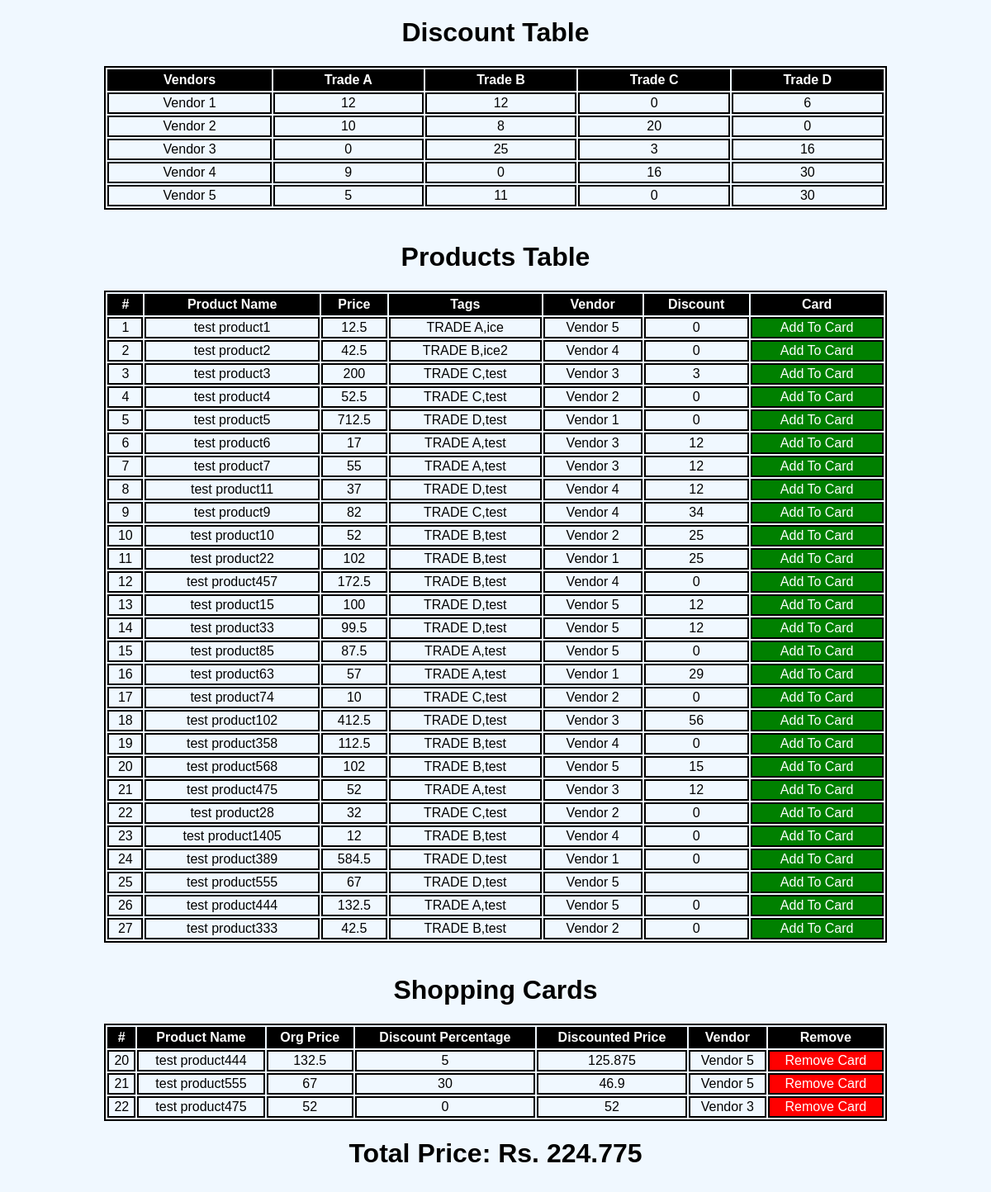
The page / on the database its author committed.
### tables this page shows
CREATE TABLE `discounts` (
  `discount_id` int(10) NOT NULL,
  `vendor` varchar(100) NOT NULL,
  `TRADE A` varchar(100) NOT NULL,
  `TRADE B` varchar(100) NOT NULL,
  `TRADE C` varchar(100) NOT NULL,
  `TRADE D` varchar(100) NOT NULL
);

CREATE TABLE `product` (
  `pid` int(10) NOT NULL,
  `id` int(12) NOT NULL,
  `name` varchar(100) NOT NULL,
  `price` varchar(200) NOT NULL,
  `tags` varchar(300) NOT NULL,
  `vendor` varchar(200) NOT NULL,
  `discount` varchar(100) NOT NULL
);

CREATE TABLE `cards` (
  `card_id` int(10) NOT NULL,
  `pid` varchar(100) NOT NULL,
  `pname` varchar(100) NOT NULL,
  `pprice` varchar(200) NOT NULL,
  `discountpercent` varchar(200) NOT NULL,
  `discountedprice` varchar(200) NOT NULL,
  `vendor` varchar(100) NOT NULL
);

### product.php (the view, shortened to what this page needs)
<table>
<tr>
    <th>#</th>
    <th>Product Name</th>
    <th>Price</th>
    <th>Tags</th>
    <th>Vendor</th>
    <th>Discount</th>
    <th>Card</th>
</tr>
<?php
$host="localhost";
$user="root";
$pass="";
$db="mytask";
$con=mysqli_connect($host,$user,$pass,$db);
$sql="SELECT * FROM PRODUCT";
$res=mysqli_query($con,$sql);
while($row=mysqli_fetch_assoc($res)){
    echo'
    <tr>
    <td>'.$row["id"].'</td>
    <td>'.$row["name"].'</td>
    <td>'.$row["price"].'</td>
    <td>'.$row["tags"].'</td>
    <td>'.$row["vendor"].'</td>
    <td>'.$row["discount"].'</td>
    <td  id="add"><a href="card.php?pid='.$row["id"].'"  id="add1">Add To Card</a></td>
    </tr>
    ';
}
?>
</table>

### index.php
<!DOCTYPE html>
<html>
<head>
<link rel="stylesheet" href="css/style.css">
</head>
<body>
        <h1>Discount Table</h1>
	<?php include("discount.php")  ?>
		<br />
        <h1>Products Table</h1>
        <?php include("product.php")  ?>
		<br />
        <h1>Shopping Cards</h1>
        <?php include("cardshow.php")  ?>
		<br />
</body>
</html>

### discount.php (shortened to what this page needs)
<table>
<tr>
    <th>Vendors</th>
    <th>Trade A</th>
    <th>Trade B</th>
    <th>Trade C</th>
    <th>Trade D</th>
</tr>
<?php
$host="localhost";
$user="root";
$pass="";
$db="mytask";
$con=mysqli_connect($host,$user,$pass,$db);
$sql="SELECT * FROM DISCOUNTS";
$res=mysqli_query($con,$sql);
while($row=mysqli_fetch_assoc($res)){
    echo'
    <tr>
    <td>'.$row["vendor"].'</td>
    <td>'.$row["TRADE A"].'</td>
    <td>'.$row["TRADE B"].'</td>
    <td>'.$row["TRADE C"].'</td>
    <td>'.$row["TRADE D"].'</td>
    </tr>
    ';
}
?>
</table>

### cardshow.php (shortened to what this page needs)
<table>
<tr>
    <th>#</th>
    <th>Product Name</th>
    <th>Org Price</th>
    <th>Discount Percentage</th>
    <th>Discounted Price</th>
    <th>Vendor</th>
    <th>Remove</th>
</tr>
<?php
$host="localhost";
$user="root";
$pass="";
$db="mytask";
$con=mysqli_connect($host,$user,$pass,$db);
$sql="SELECT * FROM Cards";
$res=mysqli_query($con,$sql);
while($row=mysqli_fetch_assoc($res)){
    echo'
    <tr>
    <td>'.$row["card_id"].'</td>
    <td>'.$row["pname"].'</td>
    <td>'.$row["pprice"].'</td>
    <td>'.$row["discountpercent"].'</td>
    <td>'.$row["discountedprice"].'</td>
    <td>'.$row["vendor"].'</td>
    <td id="remove"><a href="remove.php?cid='.$row["card_id"].'" id="remove1">Remove Card</a></td>
    </tr>
    ';
}
?>
</table>
<?php
$host="localhost";
$user="root";
$pass="";
$db="mytask";
$con=mysqli_connect($host,$user,$pass,$db);
$sql="SELECT SUM(discountedprice)  FROM Cards";
$res=mysqli_query($con,$sql);
while($row=mysqli_fetch_assoc($res)){
 $total=$row["SUM(discountedprice)"];
}
echo '<h1>Total Price: Rs. '.$total.'</h1>';
?>

### css/style.css (style rules this page uses)
* { font-family:'Lucida Sans', 'Lucida Sans Regular', 'Lucida Grande', 'Lucida Sans Unicode', Geneva, Verdana, sans-serif; background-color:aliceblue; }
h1 { text-align: center; font-weight: bold; }
table { text-align: center; margin-left: auto; margin-right: auto; width: 80%; }
th,tr,td { text-align: center; padding: 2px; }
th { background-color: black; color: white; }
table,th,tr,td { border: 2px solid black; }
#remove,#remove1 { background-color: red; color: white; padding: 1px; text-decoration: none; }
#add,#add1 { background-color: green; color: white; padding: 1px; text-decoration: none; }

### rows shown on the page
discounts: vendor "Vendor 1", TRADE A "12", TRADE B "12", TRADE C "0", TRADE D "6"
discounts: vendor "Vendor 2", TRADE A "10", TRADE B "8", TRADE C "20", TRADE D "0"
discounts: vendor "Vendor 3", TRADE A "0", TRADE B "25", TRADE C "3", TRADE D "16"
discounts: vendor "Vendor 4", TRADE A "9", TRADE B "0", TRADE C "16", TRADE D "30"
discounts: vendor "Vendor 5", TRADE A "5", TRADE B "11", TRADE C "0", TRADE D "30"
product: id "1", name "test product1", price "12.5", tags "TRADE A,ice", vendor "Vendor 5", discount "0"
product: id "2", name "test product2", price "42.5", tags "TRADE B,ice2", vendor "Vendor 4", discount "0"
product: id "3", name "test product3", price "200", tags "TRADE C,test", vendor "Vendor 3", discount "3"
product: id "4", name "test product4", price "52.5", tags "TRADE C,test", vendor "Vendor 2", discount "0"
product: id "5", name "test product5", price "712.5", tags "TRADE D,test", vendor "Vendor 1", discount "0"
product: id "6", name "test product6", price "17", tags "TRADE A,test", vendor "Vendor 3", discount "12"
product: id "7", name "test product7", price "55", tags "TRADE A,test", vendor "Vendor 3", discount "12"
product: id "8", name "test product11", price "37", tags "TRADE D,test", vendor "Vendor 4", discount "12"
product: id "9", name "test product9", price "82", tags "TRADE C,test", vendor "Vendor 4", discount "34"
product: id "10", name "test product10", price "52", tags "TRADE B,test", vendor "Vendor 2", discount "25"
product: id "11", name "test product22", price "102", tags "TRADE B,test", vendor "Vendor 1", discount "25"
product: id "12", name "test product457", price "172.5", tags "TRADE B,test", vendor "Vendor 4", discount "0"
product: id "13", name "test product15", price "100", tags "TRADE D,test", vendor "Vendor 5", discount "12"
product: id "14", name "test product33", price "99.5", tags "TRADE D,test", vendor "Vendor 5", discount "12"
product: id "15", name "test product85", price "87.5", tags "TRADE A,test", vendor "Vendor 5", discount "0"
product: id "16", name "test product63", price "57", tags "TRADE A,test", vendor "Vendor 1", discount "29"
product: id "17", name "test product74", price "10", tags "TRADE C,test", vendor "Vendor 2", discount "0"
product: id "18", name "test product102", price "412.5", tags "TRADE D,test", vendor "Vendor 3", discount "56"
product: id "19", name "test product358", price "112.5", tags "TRADE B,test", vendor "Vendor 4", discount "0"
product: id "20", name "test product568", price "102", tags "TRADE B,test", vendor "Vendor 5", discount "15"
product: id "21", name "test product475", price "52", tags "TRADE A,test", vendor "Vendor 3", discount "12"
product: id "22", name "test product28", price "32", tags "TRADE C,test", vendor "Vendor 2", discount "0"
product: id "23", name "test product1405", price "12", tags "TRADE B,test", vendor "Vendor 4", discount "0"
product: id "24", name "test product389", price "584.5", tags "TRADE D,test", vendor "Vendor 1", discount "0"
product: id "25", name "test product555", price "67", tags "TRADE D,test", vendor "Vendor 5"
product: id "26", name "test product444", price "132.5", tags "TRADE A,test", vendor "Vendor 5", discount "0"
product: id "27", name "test product333", price "42.5", tags "TRADE B,test", vendor "Vendor 2", discount "0"
cards: card_id "20", pname "test product444", pprice "132.5", discountpercent "5", discountedprice "125.875", vendor "Vendor 5"
cards: card_id "21", pname "test product555", pprice "67", discountpercent "30", discountedprice "46.9", vendor "Vendor 5"
cards: card_id "22", pname "test product475", pprice "52", discountpercent "0", discountedprice "52", vendor "Vendor 3"

### other values the page prints
$total "224.775"
